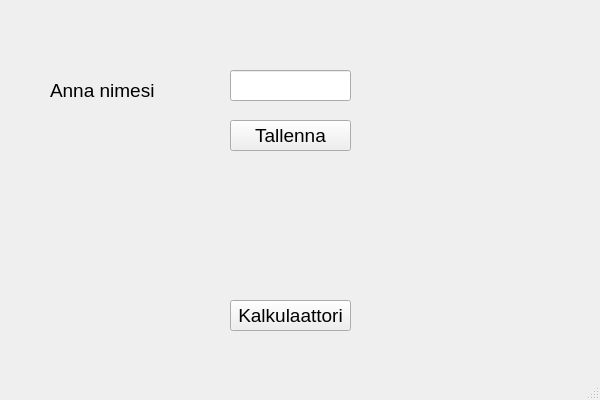
<?xml version="1.0" encoding="UTF-8"?>
<ui version="4.0">
 <class>MainWindow</class>
 <widget class="QMainWindow" name="MainWindow">
  <property name="geometry">
   <rect>
    <x>0</x>
    <y>0</y>
    <width>600</width>
    <height>400</height>
   </rect>
  </property>
  <property name="windowTitle">
   <string>MainWindow</string>
  </property>
  <widget class="QWidget" name="centralwidget">
   <widget class="QLabel" name="label">
    <property name="geometry">
     <rect>
      <x>50</x>
      <y>70</y>
      <width>141</width>
      <height>41</height>
     </rect>
    </property>
    <property name="font">
     <font>
      <pointsize>14</pointsize>
     </font>
    </property>
    <property name="text">
     <string>Anna nimesi</string>
    </property>
   </widget>
   <widget class="QLineEdit" name="txtName">
    <property name="geometry">
     <rect>
      <x>230</x>
      <y>70</y>
      <width>121</width>
      <height>31</height>
     </rect>
    </property>
    <property name="font">
     <font>
      <pointsize>14</pointsize>
     </font>
    </property>
   </widget>
   <widget class="QPushButton" name="btnSave">
    <property name="geometry">
     <rect>
      <x>230</x>
      <y>120</y>
      <width>121</width>
      <height>31</height>
     </rect>
    </property>
    <property name="font">
     <font>
      <pointsize>14</pointsize>
     </font>
    </property>
    <property name="text">
     <string>Tallenna</string>
    </property>
   </widget>
   <widget class="QLabel" name="labelResult">
    <property name="geometry">
     <rect>
      <x>50</x>
      <y>210</y>
      <width>141</width>
      <height>41</height>
     </rect>
    </property>
    <property name="font">
     <font>
      <pointsize>14</pointsize>
     </font>
    </property>
    <property name="text">
     <string/>
    </property>
   </widget>
   <widget class="QPushButton" name="btnOpenCalculator">
    <property name="geometry">
     <rect>
      <x>230</x>
      <y>300</y>
      <width>121</width>
      <height>31</height>
     </rect>
    </property>
    <property name="font">
     <font>
      <pointsize>14</pointsize>
     </font>
    </property>
    <property name="text">
     <string>Kalkulaattori</string>
    </property>
   </widget>
  </widget>
  <widget class="QMenuBar" name="menubar">
   <property name="geometry">
    <rect>
     <x>0</x>
     <y>0</y>
     <width>600</width>
     <height>18</height>
    </rect>
   </property>
  </widget>
  <widget class="QStatusBar" name="statusbar"/>
 </widget>
 <resources/>
 <connections/>
</ui>
